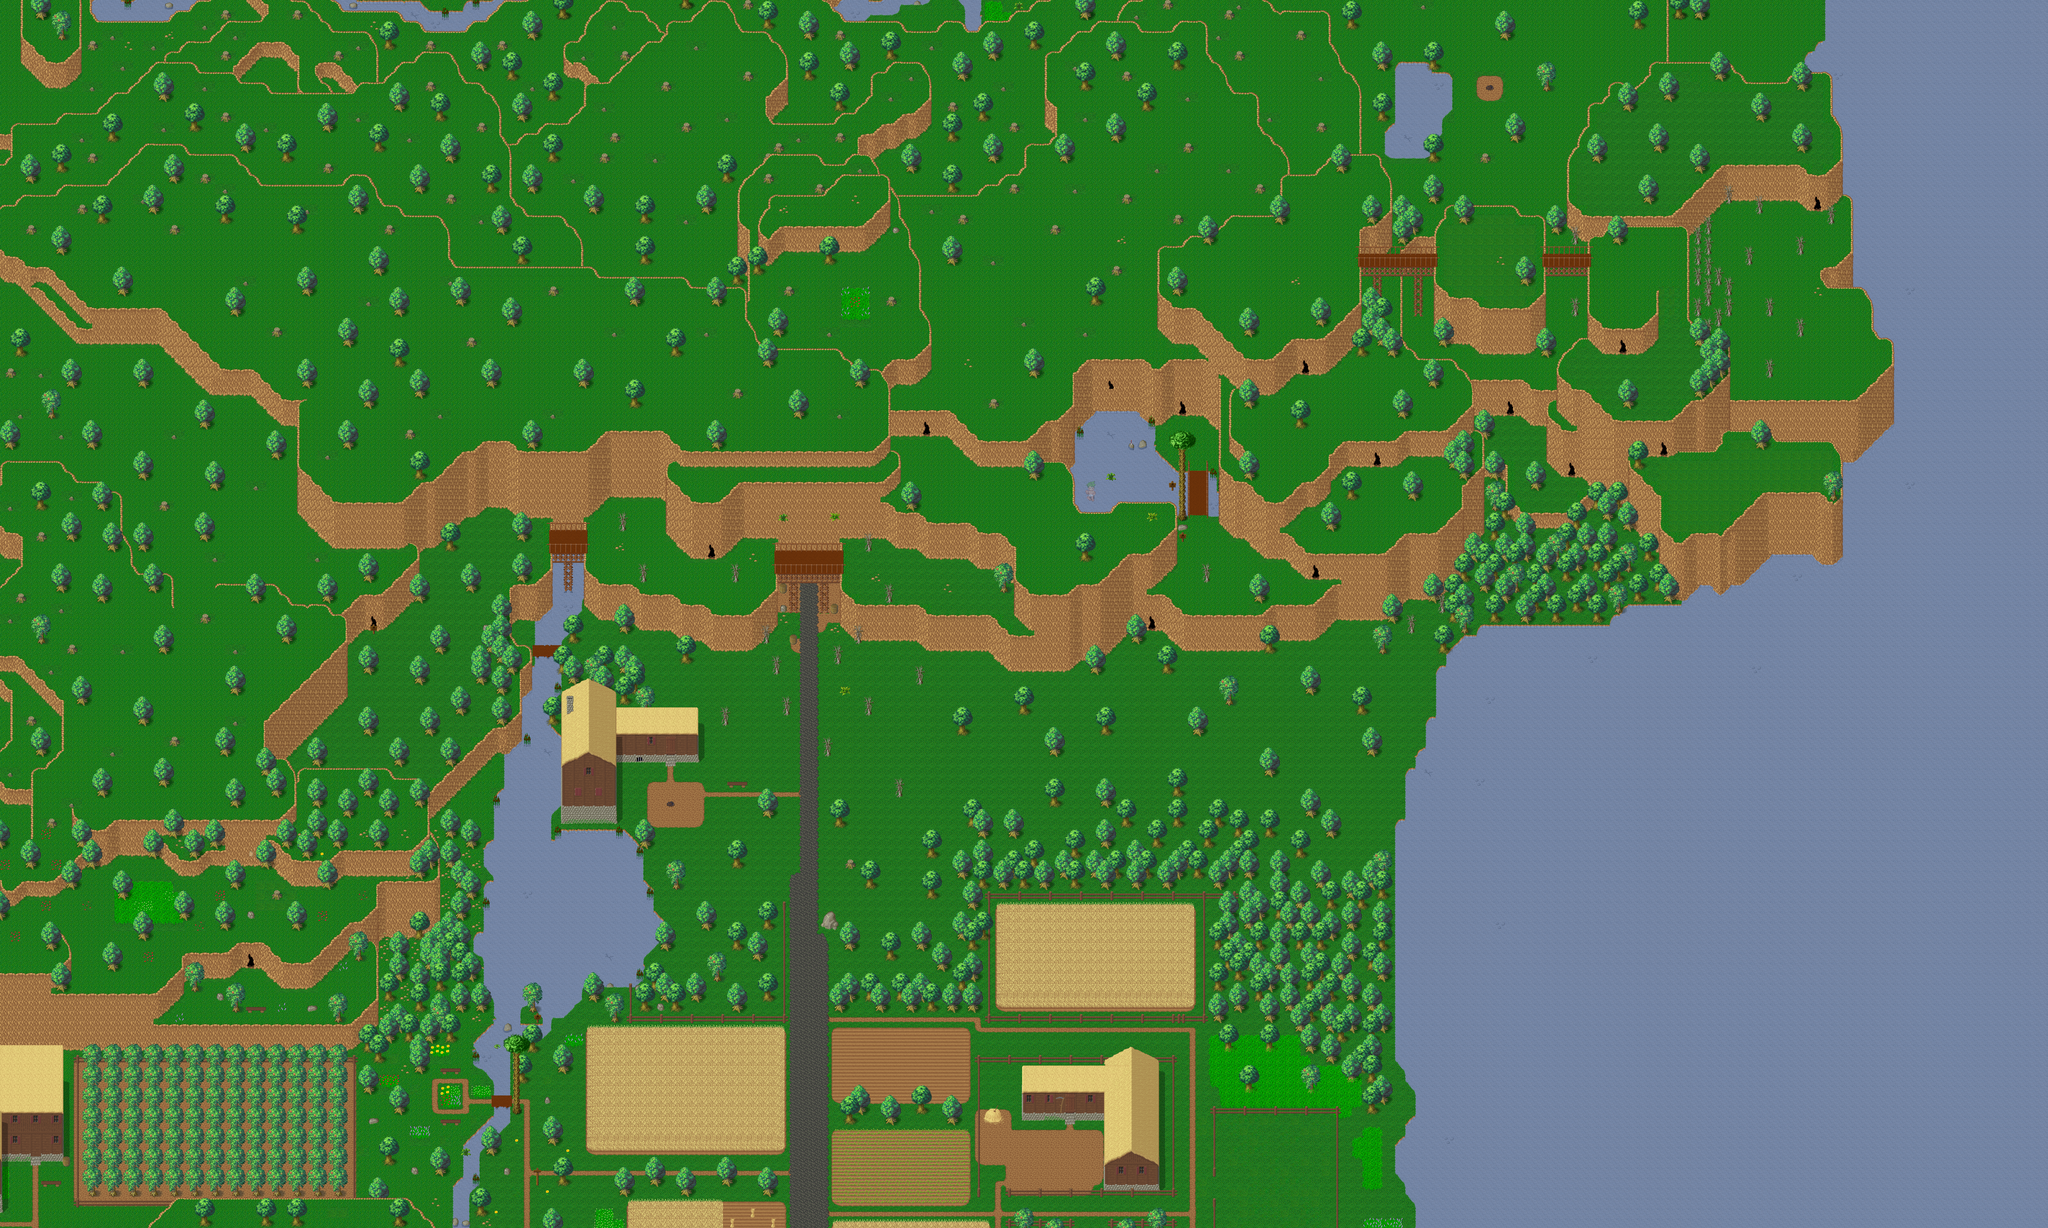

Tiled map render using the project's own tile images. Description and the map definition, with tile-layer contents summarised, below:
An orthogonal 200x120 tile map with 32x32 px tiles, 5 tile layers (Ground1, Ground2, Fringe, Over1, ...), 1 hidden layer not drawn, 9 tilesets and 56 objects (37x spawn, 17x warp, 2x particle_effect).

<map version="1.10" tiledversion="1.11.0" orientation="orthogonal" renderorder="right-down" width="200" height="120" tilewidth="32" tileheight="32" infinite="0" nextlayerid="9" nextobjectid="58">
 <properties>
  <property name="minimap" value="graphics/minimaps/018-1.png" />
  <property name="music" value="the-forest.ogg" />
  <property name="name" value="Woodland Mining Camp" />
  <property name="overlay0image" value="graphics/images/ambient/clouds.png" />
  <property name="overlay0parallax" value="1.0" />
  <property name="overlay0scrollX" value="0.2" />
  <property name="overlay0scrollY" value="0.1" />
  <property name="overlay1image" value="graphics/images/ambient/warning.png" />
  <property name="overlay1mask" value="2" />
  <property name="overlay1parallax" value="1.0" />
  <property name="overlay1scrollX" value="1.2" />
  <property name="overlay1scrollY" value="0.0" />
 </properties>
 <tileset firstgid="1" source="../tilesets/collision.tsx" />
 <tileset firstgid="3" source="../tilesets/woodland_ground.tsx" />
 <tileset firstgid="259" source="../tilesets/woodland_x2.tsx" />
 <tileset firstgid="291" source="../tilesets/woodland_x3.tsx" />
 <tileset firstgid="323" source="../tilesets/woodland_village.tsx" />
 <tileset firstgid="579" source="../tilesets/woodland_village_x2.tsx" />
 <tileset firstgid="595" source="../tilesets/woodland_indoor.tsx" />
 <tileset firstgid="851" source="../tilesets/woodland_x3_to_1x.tsx" />
 <tileset firstgid="947" source="../tilesets/woodland_village_x2_to_1x.tsx" />
 <layer id="1" name="Ground1" width="200" height="120">
  <data>[24000 cells, 23999 non-empty, 173 distinct tile ids]</data>
 </layer>
 <layer id="2" name="Ground2" width="200" height="120">
  <data>[24000 cells, 1881 non-empty, 145 distinct tile ids]</data>
 </layer>
 <layer id="3" name="Fringe" width="200" height="120">
  <data>[24000 cells, 1912 non-empty, 23 distinct tile ids]</data>
 </layer>
 <layer id="4" name="Over1" width="200" height="120">
  <data>[24000 cells, 796 non-empty, 95 distinct tile ids]</data>
 </layer>
 <layer id="5" name="Over2" width="200" height="120">
  <data>[24000 cells, 35 non-empty, 6 distinct tile ids]</data>
 </layer>
 <layer id="6" name="Collision" width="200" height="120" visible="0">
  <data>[24000 cells, 19558 non-empty, 1 distinct tile ids]</data>
 </layer>
 <objectgroup id="7" name="Objects">
  <object id="1" name="To Northern Mine" type="warp" x="2496" y="1888" width="64" height="32">
   <properties>
    <property name="dest_map" value="018-3" />
    <property name="dest_x" value="100" />
    <property name="dest_y" value="132" />
   </properties>
  </object>
  <object id="2" name="To Bat Cave" type="warp" x="3584" y="1952" width="32" height="32">
   <properties>
    <property name="dest_map" value="018-3" />
    <property name="dest_x" value="44" />
    <property name="dest_y" value="38" />
   </properties>
  </object>
  <object id="3" name="To Woodland Hills Cave" type="warp" x="3680" y="1280" width="32" height="32">
   <properties>
    <property name="dest_map" value="013-3" />
    <property name="dest_x" value="22" />
    <property name="dest_y" value="114" />
   </properties>
  </object>
  <object id="4" name="To Northern Mine" type="warp" x="4096" y="1792" width="32" height="32">
   <properties>
    <property name="dest_map" value="018-3" />
    <property name="dest_x" value="49" />
    <property name="dest_y" value="99" />
   </properties>
  </object>
  <object id="5" name="To Northern Mine" type="warp" x="2880" y="1344" width="32" height="32">
   <properties>
    <property name="dest_map" value="018-3" />
    <property name="dest_x" value="123" />
    <property name="dest_y" value="166" />
   </properties>
  </object>
  <object id="6" name="To Northern Mine" type="warp" x="2208" y="1728" width="32" height="32">
   <properties>
    <property name="dest_map" value="018-3" />
    <property name="dest_x" value="70" />
    <property name="dest_y" value="105" />
   </properties>
  </object>
  <object id="7" name="To Woodland Hills Cave" type="warp" x="4064" y="1152" width="32" height="32">
   <properties>
    <property name="dest_map" value="013-3" />
    <property name="dest_x" value="139" />
    <property name="dest_y" value="44" />
   </properties>
  </object>
  <object id="8" name="To Woodland Hills Cave" type="warp" x="4289" y="1442" width="32" height="32">
   <properties>
    <property name="dest_map" value="013-3" />
    <property name="dest_x" value="61" />
    <property name="dest_y" value="178" />
   </properties>
  </object>
  <object id="9" name="To Woodland Hills Cave" type="warp" x="4704" y="1280" width="32" height="32">
   <properties>
    <property name="dest_map" value="013-3" />
    <property name="dest_x" value="81" />
    <property name="dest_y" value="102" />
   </properties>
  </object>
  <object id="10" name="To Northern Mine" type="warp" x="4896" y="1472" width="32" height="32">
   <properties>
    <property name="dest_map" value="018-3" />
    <property name="dest_x" value="145" />
    <property name="dest_y" value="162" />
   </properties>
  </object>
  <object id="11" name="To Northern Mine" type="warp" x="5056" y="1088" width="32" height="32">
   <properties>
    <property name="dest_map" value="018-3" />
    <property name="dest_x" value="64" />
    <property name="dest_y" value="103" />
   </properties>
  </object>
  <object id="12" name="To Northern Mine" type="warp" x="5184" y="1408" width="32" height="32">
   <properties>
    <property name="dest_map" value="018-3" />
    <property name="dest_x" value="29" />
    <property name="dest_y" value="166" />
   </properties>
  </object>
  <object id="13" name="To Jack O Cave" type="warp" x="5664" y="640" width="32" height="32">
   <properties>
    <property name="dest_map" value="013-3" />
    <property name="dest_x" value="177" />
    <property name="dest_y" value="90" />
   </properties>
  </object>
  <object id="14" name="To Woodland Mining Camp Indoor" type="warp" x="2080" y="2336" width="32" height="32">
   <properties>
    <property name="dest_map" value="018-2" />
    <property name="dest_x" value="50" />
    <property name="dest_y" value="28" />
   </properties>
  </object>
  <object id="15" name="SeaSlime" type="spawn" x="4224" y="1888" width="320" height="1344">
   <properties>
    <property name="death" value="30000" />
    <property name="max_beings" value="10" />
    <property name="monster_id" value="31" />
    <property name="spawn" value="100000" />
   </properties>
  </object>
  <object id="16" name="ManaBug" type="spawn" x="2624" y="2400" width="1728" height="832">
   <properties>
    <property name="death" value="30000" />
    <property name="max_beings" value="10" />
    <property name="monster_id" value="1131" />
    <property name="spawn" value="100000" />
   </properties>
  </object>
  <object id="17" name="SeaSlime" type="spawn" x="3616" y="1312" width="224" height="256">
   <properties>
    <property name="death" value="30000" />
    <property name="max_beings" value="3" />
    <property name="monster_id" value="31" />
    <property name="spawn" value="100000" />
   </properties>
  </object>
  <object id="18" name="PinkFlower" type="spawn" x="3616" y="1696" width="448" height="224">
   <properties>
    <property name="death" value="30000" />
    <property name="max_beings" value="2" />
    <property name="monster_id" value="12" />
    <property name="spawn" value="100000" />
   </properties>
  </object>
  <object id="19" name="JackO" type="spawn" x="5344" y="608" width="576" height="640">
   <properties>
    <property name="death" value="120000" />
    <property name="max_beings" value="1" />
    <property name="monster_id" value="20" />
    <property name="spawn" value="180000" />
   </properties>
  </object>
  </objectgroup>
</map>
<!-- 37 of 56 objects omitted -->
